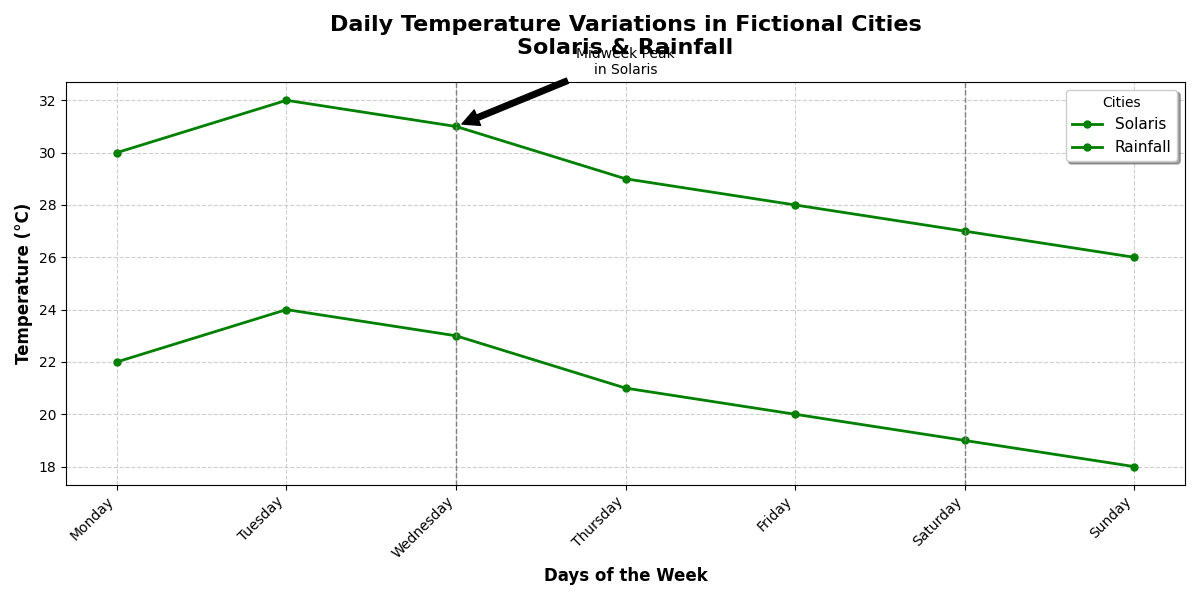

Source code (Python):
import matplotlib.pyplot as plt
import numpy as np

# Create data for the days of the week
days = ['Monday', 'Tuesday', 'Wednesday', 'Thursday', 'Friday', 'Saturday', 'Sunday']
solar_temps = [30, 32, 31, 29, 28, 27, 26]
rain_temps = [22, 24, 23, 21, 20, 19, 18]

day_indices = np.arange(len(days))

fig, ax = plt.subplots(figsize=(12, 6))

# Use a single color 'green' for both data series
ax.plot(day_indices, solar_temps, marker='o', markersize=5, color='green', label='Solaris', linestyle='-', linewidth=2)
ax.plot(day_indices, rain_temps, marker='o', markersize=5, color='green', label='Rainfall', linestyle='-', linewidth=2)

ax.set_title('Daily Temperature Variations in Fictional Cities\nSolaris & Rainfall', fontsize=16, weight='bold', pad=20)
ax.set_xlabel('Days of the Week', fontsize=12, weight='bold')
ax.set_ylabel('Temperature (°C)', fontsize=12, weight='bold')
ax.set_xticks(day_indices)
ax.set_xticklabels(days, rotation=45, ha='right')

ax.grid(visible=True, linestyle='--', alpha=0.6)
ax.legend(loc='upper right', fontsize=11, shadow=True, title='Cities')

# Maintain separate style for highlighting significant days
highlight_days = [2, 5]
for day in highlight_days:
    ax.axvline(x=day, color='grey', linestyle='--', linewidth=1)

ax.annotate('Midweek Peak\nin Solaris', xy=(2, 31), xytext=(3, 33),
            arrowprops=dict(facecolor='black', shrink=0.05), fontsize=10, ha='center')

plt.tight_layout()
plt.show()
